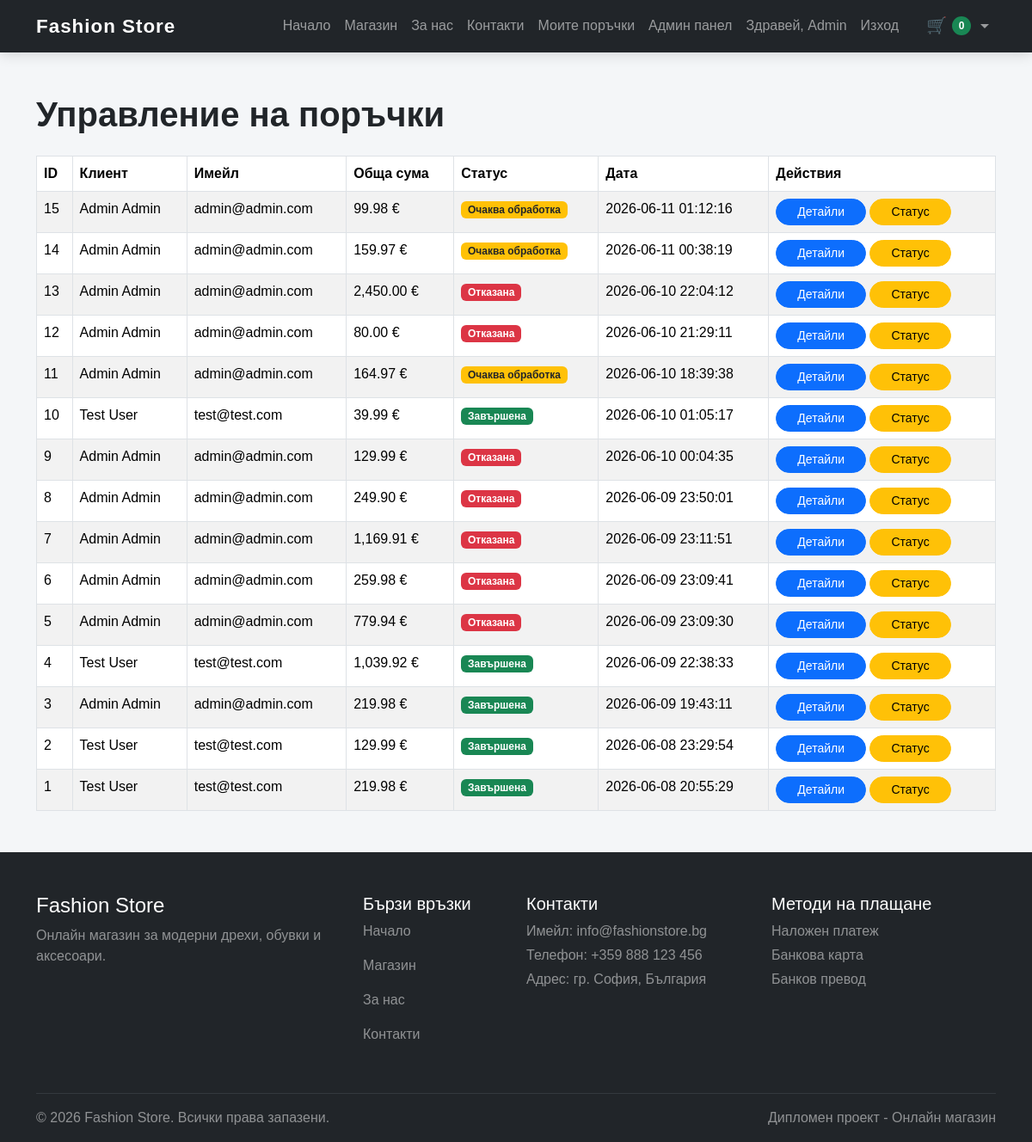
Screenshot of /admin/orders.php (signed in) with the database file from the repository.
### tables this page shows
CREATE TABLE `orders` (
  `id` int(11) NOT NULL,
  `user_id` int(11) DEFAULT NULL,
  `total_price` decimal(10,2) DEFAULT NULL,
  `status` enum('pending','processing','completed','cancelled') DEFAULT 'pending',
  `created_at` timestamp NOT NULL DEFAULT current_timestamp(),
  `phone` varchar(30) DEFAULT NULL,
  `city` varchar(100) DEFAULT NULL,
  `address` varchar(255) DEFAULT NULL,
  `postal_code` varchar(20) DEFAULT NULL,
  `payment_method` varchar(50) DEFAULT NULL,
  `delivery_method` varchar(100) DEFAULT NULL,
  `delivery_price` decimal(10,2) DEFAULT 0.00,
  `note` text DEFAULT NULL
);

CREATE TABLE `users` (
  `id` int(11) NOT NULL,
  `first_name` varchar(100) NOT NULL,
  `last_name` varchar(100) NOT NULL,
  `email` varchar(255) NOT NULL,
  `password` varchar(255) NOT NULL,
  `role` enum('customer','admin') DEFAULT 'customer',
  `created_at` timestamp NOT NULL DEFAULT current_timestamp()
);

### admin/orders.php (the view, shortened to what this page needs)
<?php
require_once '../includes/header.php';
$query = "
    SELECT orders.*, users.first_name, users.last_name, users.email
    FROM orders
    LEFT JOIN users ON orders.user_id = users.id
    ORDER BY orders.id DESC
";
$result = mysqli_query($conn, $query);
?>
<div class="container my-5">
    <h1 class="mb-4">Управление на поръчки</h1>
    <table class="table table-bordered table-striped">
        <thead>
            <tr>
                <th>ID</th>
                <th>Клиент</th>
                <th>Имейл</th>
                <th>Обща сума</th>
                <th>Статус</th>
                <th>Дата</th>
                <th>Действия</th>
            </tr>
        </thead>
        <tbody>
            <?php while ($order = mysqli_fetch_assoc($result)) { ?>
                <tr>
                    <td>
                        <?php echo $order['id']; ?>
                    </td>
                    <td>
                        <?php echo $order['first_name'] . " " . $order['last_name']; ?>
                    </td>
                    <td>
                        <?php echo $order['email']; ?>
                    </td>
                    <td>
                        <?php echo number_format($order['total_price'], 2); ?> €
                    </td>
                    <td>
                        <?php if ($order['status'] == 'pending') { ?>
                            <span class="badge bg-warning text-dark">
                                Очаква обработка
                            </span>
                        <?php } elseif ($order['status'] == 'processing') { ?>
                            <span class="badge bg-primary">
                                Обработва се
                            </span>
                        <?php } elseif ($order['status'] == 'completed') { ?>
                            <span class="badge bg-success">
                                Завършена
                            </span>
                        <?php } elseif ($order['status'] == 'cancelled') { ?>
                            <span class="badge bg-danger">
                                Отказана
                            </span>
                        <?php } ?>
                    </td>
                    <td>
                        <?php echo $order['created_at']; ?>
                    </td>
                    <td>
                        <a
                            href="order_details.php?id=<?php echo $order['id']; ?>"
                            class="btn btn-primary btn-sm"
                        >
                            Детайли
                        </a>
                        <a
                            href="edit_order.php?id=<?php echo $order['id']; ?>"
                            class="btn btn-warning btn-sm"
                        >
                            Статус
                        </a>
                    </td>
                </tr>
            <?php } ?>
        </tbody>
    </table>
</div>
<?php
require_once '../includes/footer.php';
?>

### assets/css/style.css (style rules this page uses)
body { background-color: #f4f6f8; font-family: Arial, sans-serif; }
.btn { border-radius: 30px; padding-left: 24px; padding-right: 24px; }
.table { background-color: white; }
h1, h2, h3 { font-weight: 700; }

### rows the page displays
orders: id "15", user.first_name "Admin", user.last_name "Admin", user.email "admin@admin.com", total_price "99.98", status "Очаква обработка", created_at "2026-06-11 01:12:16"
orders: id "14", user.first_name "Admin", user.last_name "Admin", user.email "admin@admin.com", total_price "159.97", status "Очаква обработка", created_at "2026-06-11 00:38:19"
orders: id "13", user.first_name "Admin", user.last_name "Admin", user.email "admin@admin.com", total_price "2,450.00", status "Отказана", created_at "2026-06-10 22:04:12"
orders: id "12", user.first_name "Admin", user.last_name "Admin", user.email "admin@admin.com", total_price "80.00", status "Отказана", created_at "2026-06-10 21:29:11"
orders: id "11", user.first_name "Admin", user.last_name "Admin", user.email "admin@admin.com", total_price "164.97", status "Очаква обработка", created_at "2026-06-10 18:39:38"
orders: id "10", user.first_name "Test", user.last_name "User", user.email "test@test.com", total_price "39.99", status "Завършена", created_at "2026-06-10 01:05:17"
orders: id "9", user.first_name "Admin", user.last_name "Admin", user.email "admin@admin.com", total_price "129.99", status "Отказана", created_at "2026-06-10 00:04:35"
orders: id "8", user.first_name "Admin", user.last_name "Admin", user.email "admin@admin.com", total_price "249.90", status "Отказана", created_at "2026-06-09 23:50:01"
orders: id "7", user.first_name "Admin", user.last_name "Admin", user.email "admin@admin.com", total_price "1,169.91", status "Отказана", created_at "2026-06-09 23:11:51"
orders: id "6", user.first_name "Admin", user.last_name "Admin", user.email "admin@admin.com", total_price "259.98", status "Отказана", created_at "2026-06-09 23:09:41"
orders: id "5", user.first_name "Admin", user.last_name "Admin", user.email "admin@admin.com", total_price "779.94", status "Отказана", created_at "2026-06-09 23:09:30"
orders: id "4", user.first_name "Test", user.last_name "User", user.email "test@test.com", total_price "1,039.92", status "Завършена", created_at "2026-06-09 22:38:33"
orders: id "3", user.first_name "Admin", user.last_name "Admin", user.email "admin@admin.com", total_price "219.98", status "Завършена", created_at "2026-06-09 19:43:11"
orders: id "2", user.first_name "Test", user.last_name "User", user.email "test@test.com", total_price "129.99", status "Завършена", created_at "2026-06-08 23:29:54"
orders: id "1", user.first_name "Test", user.last_name "User", user.email "test@test.com", total_price "219.98", status "Завършена", created_at "2026-06-08 20:55:29"

### other values shown
$_SESSION['user_name'] "Admin"
$cart_count "0"
